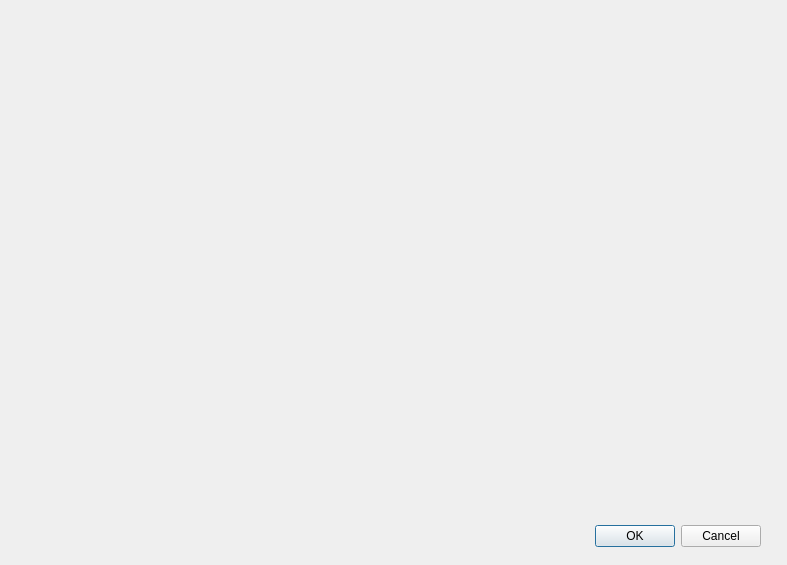
<?xml version="1.0" encoding="UTF-8"?>
<ui version="4.0">
 <class>Entwicklungsplaner</class>
 <widget class="QDialog" name="Entwicklungsplaner">
  <property name="geometry">
   <rect>
    <x>0</x>
    <y>0</y>
    <width>787</width>
    <height>565</height>
   </rect>
  </property>
  <property name="windowTitle">
   <string>Dialog</string>
  </property>
  <widget class="QDialogButtonBox" name="buttonBox">
   <property name="geometry">
    <rect>
     <x>420</x>
     <y>520</y>
     <width>341</width>
     <height>32</height>
    </rect>
   </property>
   <property name="orientation">
    <enum>Qt::Horizontal</enum>
   </property>
   <property name="standardButtons">
    <set>QDialogButtonBox::Cancel|QDialogButtonBox::Ok</set>
   </property>
  </widget>
 </widget>
 <resources/>
 <connections>
  <connection>
   <sender>buttonBox</sender>
   <signal>accepted()</signal>
   <receiver>Entwicklungsplaner</receiver>
   <slot>accept()</slot>
   <hints>
    <hint type="sourcelabel">
     <x>248</x>
     <y>254</y>
    </hint>
    <hint type="destinationlabel">
     <x>157</x>
     <y>274</y>
    </hint>
   </hints>
  </connection>
  <connection>
   <sender>buttonBox</sender>
   <signal>rejected()</signal>
   <receiver>Entwicklungsplaner</receiver>
   <slot>reject()</slot>
   <hints>
    <hint type="sourcelabel">
     <x>316</x>
     <y>260</y>
    </hint>
    <hint type="destinationlabel">
     <x>286</x>
     <y>274</y>
    </hint>
   </hints>
  </connection>
 </connections>
</ui>
